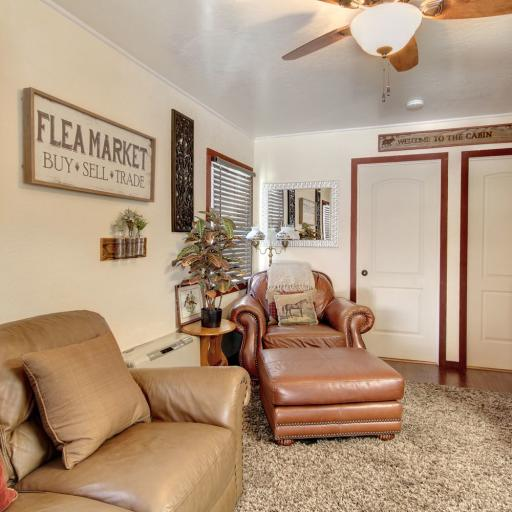
#> input picture View_Transformation/AnyMatch_results/image1/01_HouseIndoor.jpg, 512 x 512 px; its folder holds only this picture in this run
$ python rgb2event.py
#> lines starting #> are read from the running program, lines starting #| are printed output that depends on the picture
import os
import random
from pathlib import Path
import cv2
import numpy as np
from tqdm import tqdm

def random_shift(shift_min, shift_max):
    range_choice = random.choice([(shift_min, shift_max), (-shift_max, -shift_min)])
    return random.randint(*range_choice)


def event_transfer_single(image_path, contrast_min=0.05, contrast_max=0.5, shift_min=2, shift_max=4):  #contrast_min=0.05, contrast_max=0.5, shift_min=1, shift_max=3
#> called with contrast_min = 0.05, contrast_max = 0.5, shift_min = 2, shift_max = 4
    gray_img = cv2.imread(image_path, cv2.IMREAD_GRAYSCALE).astype(np.float32)
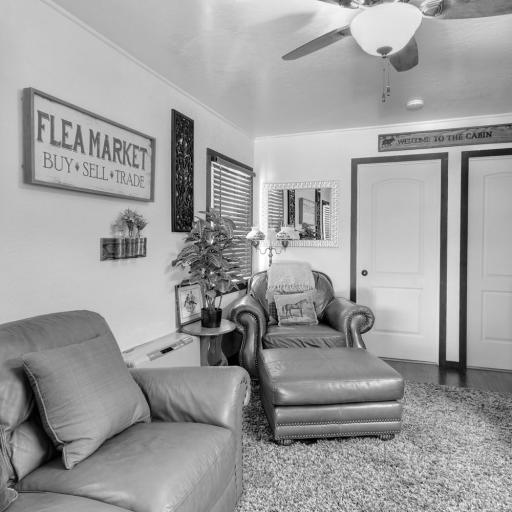
#> gray_img: shape (512, 512) float32; min 0, max 255, mean 158.5
    gray_img_log = np.log1p(gray_img)
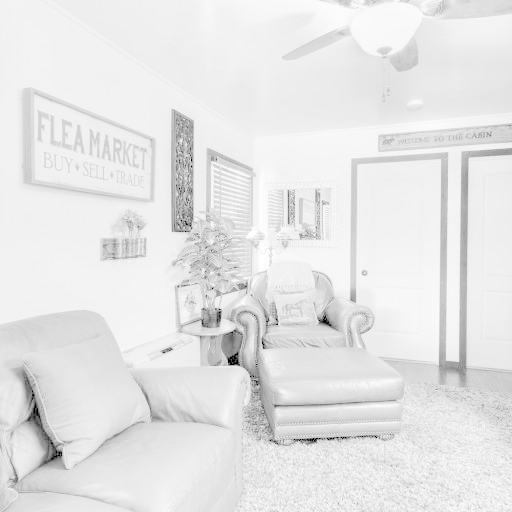
#> gray_img_log: shape (512, 512) float32; min 0, max 5.55, mean 5; drawn with min black and max white

    contrast_threshold = random.uniform(contrast_min, contrast_max)

    xshift = random_shift(shift_min, shift_max)
    yshift = random_shift(shift_min, shift_max)

    pic_shape = [gray_img.shape[0], gray_img.shape[1], 3]
#> pic_shape = [512, 512, 3]
    img = np.full(pic_shape, [255, 255, 255], dtype=np.uint8)

    for i in range(abs(yshift), gray_img.shape[0] - abs(yshift)):
        for j in range(abs(xshift), gray_img.shape[1] - abs(xshift)):
            delta_L = gray_img_log[i + yshift, j + xshift] - gray_img_log[i, j]
            if delta_L > contrast_threshold:
                img[i, j] = [255, 0, 0]
            elif delta_L < -contrast_threshold:
                img[i, j] = [0, 0, 255]
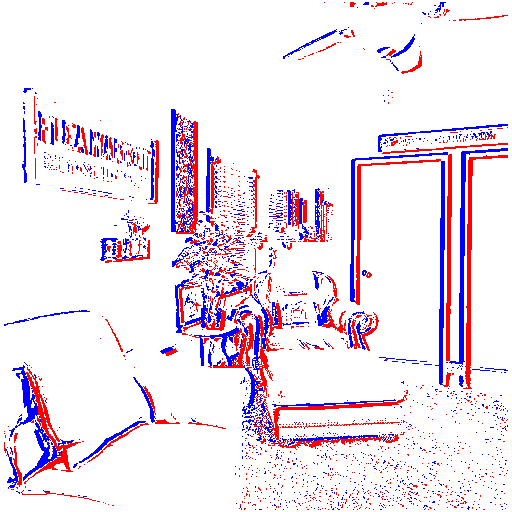
#> img: shape (512, 512, 3); mean of channels 0, 1, 2 241.1, 227, 240.9; drawn as B, G, R

    return img

if __name__ == "__main__":
    # Get project root directory (script is at Modality_Transformation/RGB2event/rgb2event.py, up two levels)
    script_dir = os.path.dirname(os.path.abspath(__file__))
    project_root = os.path.dirname(os.path.dirname(script_dir))

    # Input and output paths (relative to project root)
    input_dir = os.path.join(project_root, "View_Transformation", "AnyMatch_results", "image1")
    output_dir = os.path.join(project_root, "View_Transformation", "AnyMatch_results", "image_event")

    # Ensure output directory exists
    os.makedirs(output_dir, exist_ok=True)
    # Supported image formats
    IMAGE_EXTENSIONS = {'.jpg', '.jpeg', '.png', '.bmp', '.tiff', '.tif'}

    # Get all image files
    image_paths = [
        str(p) for p in Path(input_dir).iterdir()
        if p.is_file() and p.suffix.lower() in IMAGE_EXTENSIONS
    ]
    image_paths.sort()

    print(f"Found {len(image_paths)} images in {input_dir}")

    for image_path in tqdm(image_paths, desc="Converting to event"):
        try:
            # Read image
            image = cv2.cvtColor(cv2.imread(image_path), cv2.COLOR_BGR2RGB)
            if image is None:
                print(f"Warning: Cannot read {image_path}, skipping")
                continue
            event_image = event_transfer_single(image_path)
            image_name = Path(image_path).stem

            vis_save_path = os.path.join(output_dir, f"{image_name}.png")
            cv2.imwrite(vis_save_path, event_image)

        except Exception as e:
            print(f"Error processing {image_path}: {e}")
            continue

    print(f"Event images saved to {output_dir}")

$ run again, on View_Transformation/AnyMatch_results/image1/02_Office.jpg
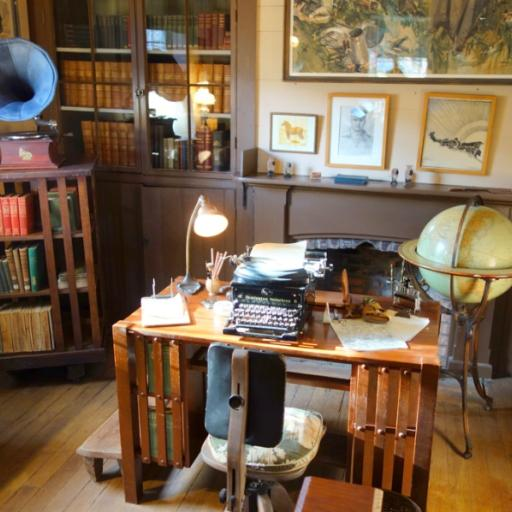
#> input picture View_Transformation/AnyMatch_results/image1/02_Office.jpg, 512 x 512 px
#> in event_transfer_single, `gray_img_log = np.log1p(gray_img)`:
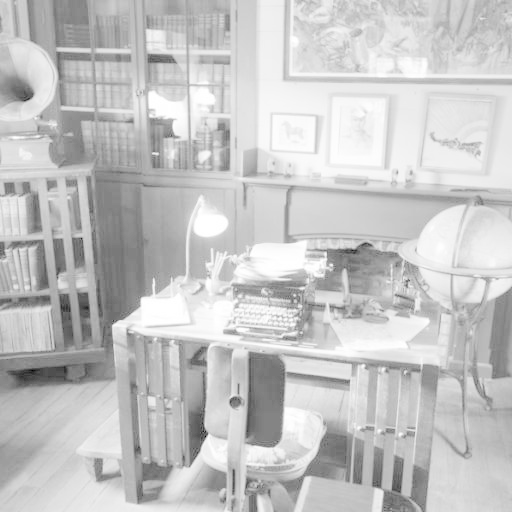
#> gray_img_log: shape (512, 512) float32; min 0.693, max 5.55, mean 4.45; drawn with min black and max white
#> after the loop in event_transfer_single, `for i in range(abs(yshift), gray_img.shape[0] - abs(yshift)):`:
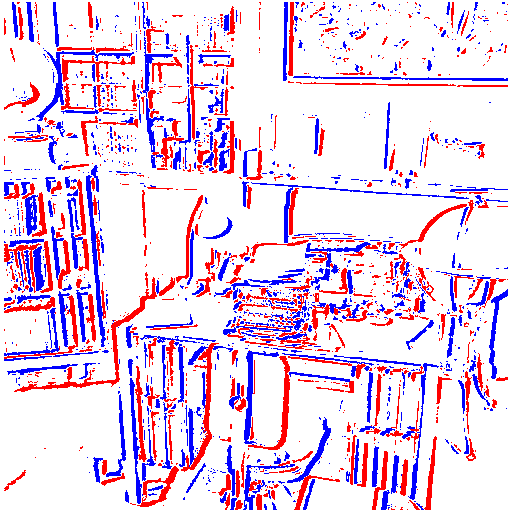
#> img: shape (512, 512, 3); mean of channels 0, 1, 2 231.7, 208, 231.3; drawn as B, G, R
